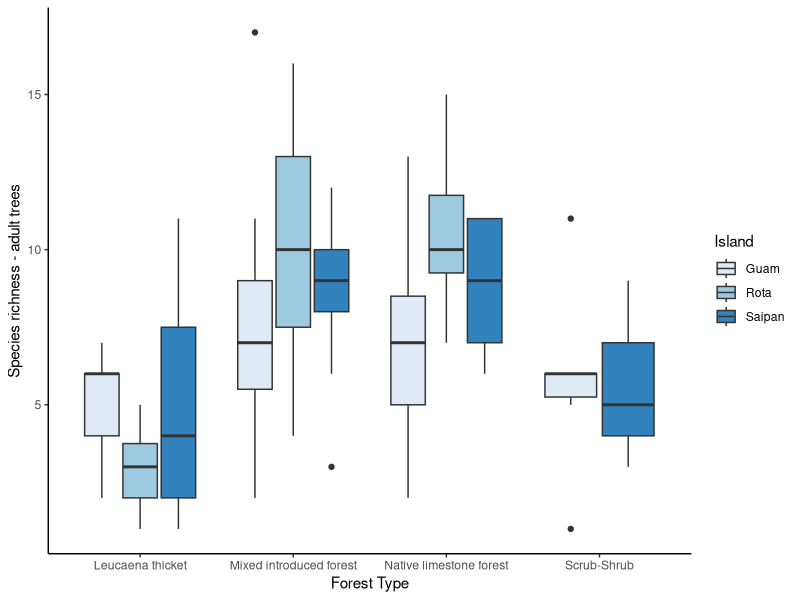

Generate this figure with R:
#ggplot exercise Day 1
#EEOB590

#We will use the forest trajectory dataset to make some graphs. These are from 25m transects conducted across three islands within 4 different forest types. We measured a bunch of things along each transect, so the dataframe is relatively complex. Be sure to use the ggplot_tutorial.R script to help you with this exercise. 

#Load libraries
library(tidyverse)
library(ggplot2)
library(ggthemes)

#Load data
getwd()
foresttraj <- read.csv("Data/EEOB590/tidy/foresttrajectory_site_tidy.csv")
names(foresttraj)
fore <- foresttraj %>%
  select(island, site, forest.type, num.adult.spp)%>%
  rename(Ftype = forest.type, Richness = num.adult.spp, Island=island)

#1) Replicate the figure in the graphics folder called spprich.adult.pdf. 
ggplot(fore, aes(Ftype, Richness, fill=Island))+
  geom_boxplot()+
  theme_classic()+
  labs(x = "Forest Type", y = "Species richness - adult trees")+
  scale_x_discrete(labels=c("Leucaena thicket", "Mixed introduced forest",
                            "Native limestone forest", "Scrub-Shrub"))+
  scale_fill_brewer(palette = "Blues",
                    labels = c("Guam","Rota","Saipan"))
  
##------------------------------------------------------------------------------------------------------
#2) Now, make a figure based on model output from the model below. The final figure should look like the one called num.adult.trees.pdf. Be sure to use the code in the ggplot_tutoria file for this. 

m1 <- glm(num.adults ~ island, data=foresttraj, family=poisson)

#3) Come up with a cool way to visualize the relationship between the number of adult species and the number of seedling species across the islands and forest types. 


#4) Find a cool graphical approach from the websites below, then create a graph of that type using data from the foresttraj dataset 
# http://www.r-graph-gallery.com/ 
# http://r-statistics.co/Top50-Ggplot2-Visualizations-MasterList-R-Code.html 


